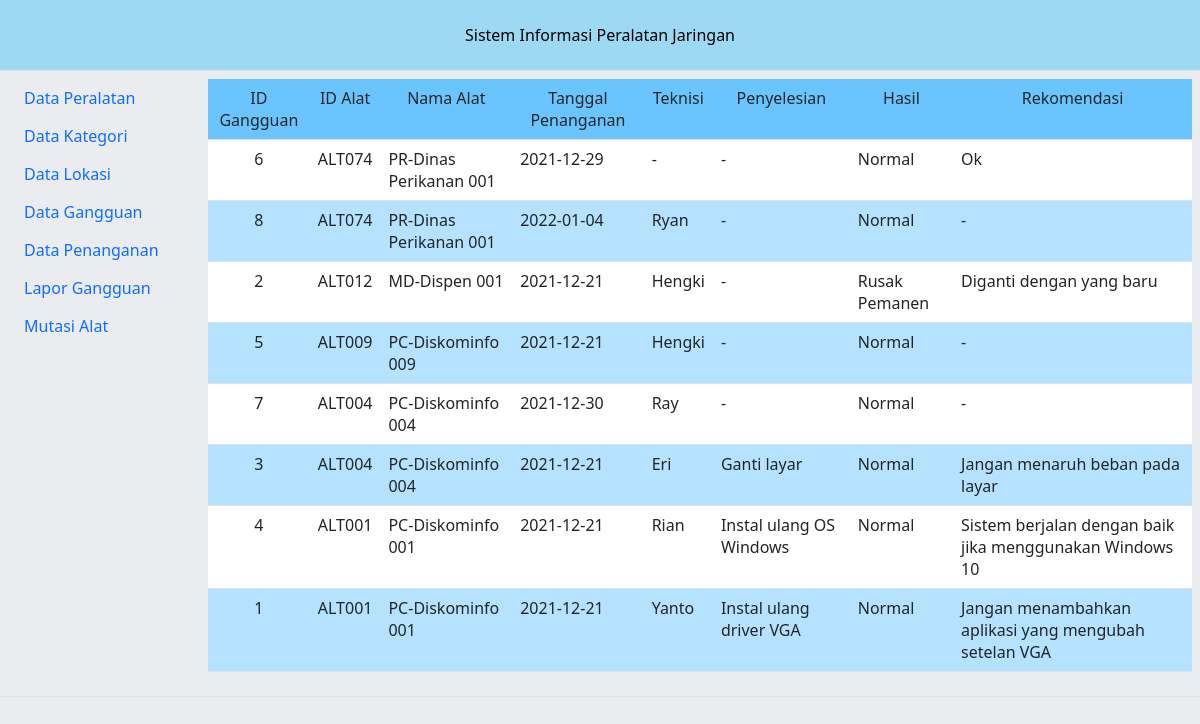
/penanganan, run on the app's committed database.
### tables this page shows
CREATE TABLE `tblpenanganan` (
  `id_penanganan` int(20) NOT NULL,
  `id_gangguan` char(20) NOT NULL,
  `tgl_penanganan` date NOT NULL,
  `teknisi` varchar(100) NOT NULL,
  `penyelesaian` text NOT NULL,
  `hasil` text NOT NULL,
  `rekomendasi` text NOT NULL
);

CREATE TABLE `tblgangguan` (
  `id_gangguan` int(20) NOT NULL,
  `id_alat` char(20) NOT NULL,
  `tgl_gangguan` date NOT NULL,
  `ciri` text NOT NULL,
  `deskripsi_gangguan` text NOT NULL,
  `status` char(20) NOT NULL
);

CREATE TABLE `tblalat` (
  `id_alat` char(20) NOT NULL,
  `id_kategori` char(20) NOT NULL,
  `id_lokasi` char(20) NOT NULL,
  `nama_peralatan` varchar(200) NOT NULL,
  `tahun_beli` date NOT NULL,
  `desc_alat` text NOT NULL,
  `jlh_port` text NOT NULL,
  `nama_wifi` varchar(200) NOT NULL,
  `pass_wifi` text NOT NULL,
  `frek_alat` text NOT NULL,
  `l_frek_alat` varchar(50) NOT NULL,
  `k_ram` text NOT NULL,
  `k_hardisk` text NOT NULL,
  `t_processor` text NOT NULL,
  `status_alat` char(20) NOT NULL,
  `p_img` text NOT NULL
);

### view_data/penanganan.php (the view, shortened to what this page needs)
<?php
	$sql = mysqli_query($dblink,"SELECT * from tblpenanganan,tblalat,tblgangguan
		where tblpenanganan.id_gangguan = tblgangguan.id_gangguan and tblgangguan.id_alat = tblalat.id_alat
		order by tblalat.id_alat desc,tblpenanganan.id_penanganan desc");
		echo"<div class='table-responsive'><table class='table table-hover'>
			<tr bgcolor=#6ac5fe>
				<td align='center'>ID Gangguan</td>
				<td align='center'>ID Alat</td>
				<td align='center'>Nama Alat</td>
				<td align='center'>Tanggal Penanganan</td>
				<td align='center'>Teknisi</td>
				<td align='center'>Penyelesian</td>
				<td align='center'>Hasil</td>
				<td align='center'>Rekomendasi</td>";
	echo"		</tr>";
		$i =0;
		while ($r=mysqli_fetch_array($sql,MYSQLI_ASSOC)){
  		$i++ ;
			if(($i % 2)==0)
				$bg="#b5e2ff" ;
			else
				$bg= "#fff";
			$xidg = isset($r['id_gangguan']) ? $r['id_gangguan'] : '';
			$xtgl = isset($r['tgl_penanganan']) ? $r['tgl_penanganan'] : '';
			$xtek = isset($r['teknisi']) ? $r['teknisi'] : '';
			$xpeny = isset($r['penyelesaian']) ? $r['penyelesaian'] : '';
			$xhasil = isset($r['hasil']) ? $r['hasil'] : '';
			$xrekom = isset($r['rekomendasi']) ? $r['rekomendasi'] : '';
			$xida = isset($r['id_alat']) ? $r['id_alat'] : '';
			$xnma = isset($r['nama_peralatan']) ? $r['nama_peralatan'] : '';
		echo"<tr bgcolor=$bg>
				<td align='center'>$xidg</td>
				<td>$xida</td>
				<td>$xnma</td>
				<td>$xtgl</td>
				<td>$xtek</td>
				<td>$xpeny</td>
				<td>$xhasil</td>
				<td>$xrekom</td>";
	echo"		</tr>";
		}
		echo"</table>";
?>

### data on the page
tblpenanganan: id_gangguan.id_gangguan "6", id_gangguan.id_alat "ALT074", tblalat.nama_peralatan "PR-Dinas Perikanan 001", tgl_penanganan "2021-12-29", teknisi "-", penyelesaian "-", hasil "Normal", rekomendasi "Ok"
tblpenanganan: id_gangguan.id_gangguan "8", id_gangguan.id_alat "ALT074", tblalat.nama_peralatan "PR-Dinas Perikanan 001", tgl_penanganan "2022-01-04", teknisi "Ryan", penyelesaian "-", hasil "Normal", rekomendasi "-"
tblpenanganan: id_gangguan.id_gangguan "2", id_gangguan.id_alat "ALT012", tblalat.nama_peralatan "MD-Dispen 001", tgl_penanganan "2021-12-21", teknisi "Hengki", penyelesaian "-", hasil "Rusak Pemanen", rekomendasi "Diganti dengan yang baru"
tblpenanganan: id_gangguan.id_gangguan "5", id_gangguan.id_alat "ALT009", tblalat.nama_peralatan "PC-Diskominfo 009", tgl_penanganan "2021-12-21", teknisi "Hengki", penyelesaian "-", hasil "Normal", rekomendasi "-"
tblpenanganan: id_gangguan.id_gangguan "7", id_gangguan.id_alat "ALT004", tblalat.nama_peralatan "PC-Diskominfo 004", tgl_penanganan "2021-12-30", teknisi "Ray", penyelesaian "-", hasil "Normal", rekomendasi "-"
tblpenanganan: id_gangguan.id_gangguan "3", id_gangguan.id_alat "ALT004", tblalat.nama_peralatan "PC-Diskominfo 004", tgl_penanganan "2021-12-21", teknisi "Eri", penyelesaian "Ganti layar", hasil "Normal", rekomendasi "Jangan menaruh beban pada layar"
tblpenanganan: id_gangguan.id_gangguan "4", id_gangguan.id_alat "ALT001", tblalat.nama_peralatan "PC-Diskominfo 001", tgl_penanganan "2021-12-21", teknisi "Rian", penyelesaian "Instal ulang OS Windows", hasil "Normal", rekomendasi "Sistem berjalan dengan baik jika menggunakan Windows 10"
tblpenanganan: id_gangguan.id_gangguan "1", id_gangguan.id_alat "ALT001", tblalat.nama_peralatan "PC-Diskominfo 001", tgl_penanganan "2021-12-21", teknisi "Yanto", penyelesaian "Instal ulang driver VGA", hasil "Normal", rekomendasi "Jangan menambahkan aplikasi yang mengubah setelan VGA"
